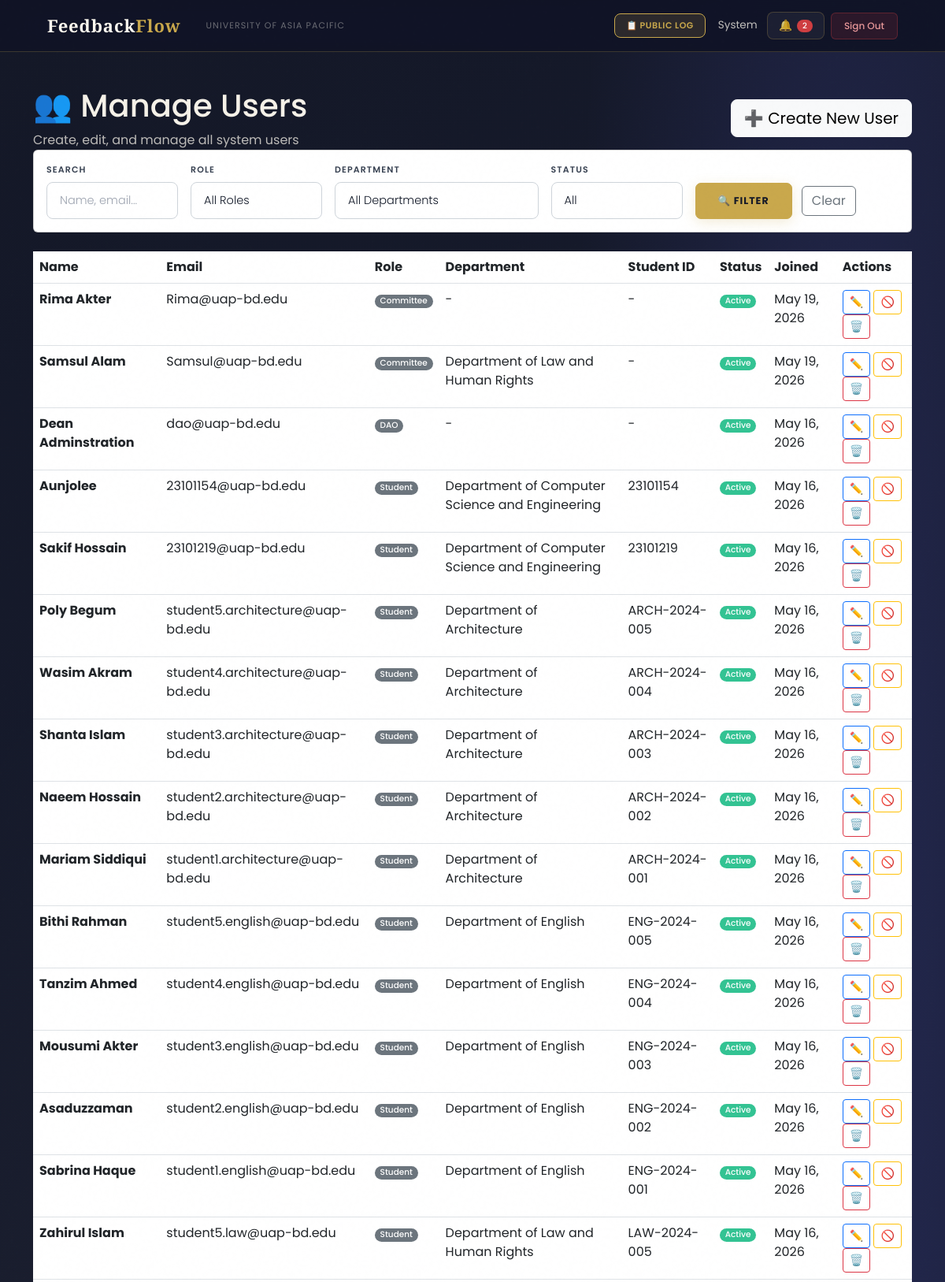
The app's page /dashboard/users/ (signed in, upper part) with its own data.
### users/models.py (models this page shows, shortened)
class User(AbstractBaseUser, PermissionsMixin):
    ROLE_CHOICES = (
        ('Student',   'Student'),
        ('Faculty',   'Faculty'),
        ('HOD',       'Head of Department'),
        ('Staff',     'Staff'),
        ('DAO',       'Dean of Administration Office'),
        ('Admin',     'Administrator'),
        ('Committee', 'Committee Member'),
    )
    DEPARTMENT_CHOICES = (
        ('DBA',          'Department of Business Administration'),
        ('CSE',          'Department of Computer Science and Engineering'),
        ('CE',           'Department of Civil Engineering'),
        ('EEE',          'Department of Electrical and Electronic Engineering'),
        ('Pharmacy',     'Department of Pharmacy'),
        ('Law',          'Department of Law and Human Rights'),
        ('English',      'Department of English'),
        ('Architecture', 'Department of Architecture'),
    )
    COMMITTEE_TYPE_CHOICES = (
        ('Harassment Committee', 'Harassment Committee'),
        ('Proctorial Committee', 'Proctorial Committee'),
    )
    email          = models.EmailField(unique=True, max_length=255)
    full_name      = models.CharField(max_length=150)
    role           = models.CharField(max_length=20, choices=ROLE_CHOICES)
    department     = models.CharField(max_length=100, choices=DEPARTMENT_CHOICES, null=True, blank=True)
    student_id     = models.CharField(max_length=50, unique=True, null=True, blank=True)
    committee_type = models.CharField(max_length=50, choices=COMMITTEE_TYPE_CHOICES, null=True, blank=True)
    is_active      = models.BooleanField(default=True)
    is_staff       = models.BooleanField(default=False)
    created_at     = models.DateTimeField(auto_now_add=True)
    updated_at     = models.DateTimeField(auto_now=True)
    USERNAME_FIELD  = 'email'
    REQUIRED_FIELDS = ['full_name']
    objects = UserManager()
    class Meta:
        verbose_name        = 'User'
        verbose_name_plural = 'Users'
        ordering            = ['-created_at']
    def get_short_name(self):
        return self.full_name.split()[0] if self.full_name else self.email

### users/views.py (the view)
# urls.py: path('dashboard/users/',                              views.admin_user_list,         name='admin_user_list'),
@login_required
def admin_user_list(request):
    if request.user.role != 'Admin':
        return redirect('login')
    users         = User.objects.all().order_by('-created_at')
    search        = request.GET.get('q', '')
    role_filter   = request.GET.get('role', '')
    dept_filter   = request.GET.get('department', '')
    status_filter = request.GET.get('status', '')
    if search:
        users = users.filter(full_name__icontains=search) | users.filter(email__icontains=search)
    if role_filter:
        users = users.filter(role=role_filter)
    if dept_filter:
        users = users.filter(department=dept_filter)
    if status_filter == 'active':
        users = users.filter(is_active=True)
    elif status_filter == 'inactive':
        users = users.filter(is_active=False)
    context = {
        'users':              users,
        'search_query':       search,
        'role_filter':        role_filter,
        'dept_filter':        dept_filter,
        'status_filter':      status_filter,
        'roles':              User.ROLE_CHOICES,
        'departments':        User.DEPARTMENT_CHOICES,
        'role_choices':       User.ROLE_CHOICES,
        'department_choices': User.DEPARTMENT_CHOICES,
    }
    return render(request, 'users/admin_user_list.html', context)

### users/context_processors.py (called while the page is built)
def notifications_count(request):
    if request.user.is_authenticated:
        from users.models import Notification, Announcement
        count = Notification.objects.filter(
            recipient=request.user,
            is_read=False
        ).count()
        active_announcements = []
        for ann in Announcement.objects.filter(is_active=True).order_by('-created_at')[:10]:
            if ann.is_visible_to(request.user):
                active_announcements.append(ann)
            if len(active_announcements) >= 3:
                break
        return {
            'unread_notifications_count': count,
            'active_announcements': active_announcements,
        }
    return {'unread_notifications_count': 0, 'active_announcements': []}

### users/templates/users/admin_user_list.html (shortened to what this page needs)
{% extends 'users/dashboard_base.html' %}
{% block content %}
<div class="container mt-4">
    <div class="dashboard-header">
        <div class="row align-items-center">
            <div class="col-md-8">
                <h1>👥 Manage Users</h1>
                <p class="mb-0 opacity-75">Create, edit, and manage all system users</p>
            </div>
            <div class="col-md-4 text-end">
                <a href="{% url 'admin_user_create' %}" class="btn btn-light btn-lg">
                    ➕ Create New User
                </a>
            </div>
        </div>
    </div>
    <div class="card info-card mb-4">
        <div class="card-body">
            <form method="get" class="row g-3 align-items-end">
                <div class="col-md-2">
                    <label class="form-label fw-semibold">Search</label>
                    <input type="text" name="q" class="form-control" placeholder="Name, email..." value="{{ search_query }}">
                </div>
                <div class="col-md-2">
                    <label class="form-label fw-semibold">Role</label>
                    <select name="role" class="form-select">
                        <option value="">All Roles</option>
                    </select>
                </div>
                <div class="col-md-3">
                    <label class="form-label fw-semibold">Department</label>
                    <select name="department" class="form-select">
                        <option value="">All Departments</option>
                    </select>
                </div>
                <div class="col-md-2">
                    <label class="form-label fw-semibold">Status</label>
                    <select name="status" class="form-select">
                        <option value="">All</option>
                    </select>
                </div>
                <div class="col-md-3">
                    <button type="submit" class="btn btn-primary me-2">🔍 Filter</button>
                    <a href="{% url 'admin_user_list' %}" class="btn btn-outline-secondary">Clear</a>
                </div>
            </form>
        </div>
    </div>
    <div class="modern-table">
        <table class="table table-hover mb-0">
            <thead>
            <tr>
                <th>Name</th>
                <th>Email</th>
                <th>Role</th>
                <th>Department</th>
                <th>Student ID</th>
                <th>Status</th>
                <th>Joined</th>
                <th>Actions</th>
            </tr>
            </thead>
            <tbody>
            {% for u in users %}
            <tr>
                <td><strong>{{ u.full_name }}</strong></td>
                <td>{{ u.email }}</td>
                <td><span class="badge bg-secondary">{{ u.role }}</span></td>
                <td>{{ u.get_department_display|default:"-" }}</td>
                <td>{{ u.student_id|default:"-" }}</td>
                <td>
                    {% if u.is_active %}
                    <span class="badge bg-success">Active</span>
                    {% else %}
                    <span class="badge bg-danger">Inactive</span>
                    {% endif %}
                </td>
                <td>{{ u.created_at|date:"M d, Y" }}</td>
                <td>
                    <a href="{% url 'admin_user_edit' u.id %}" class="btn btn-sm btn-outline-primary" title="Edit">✏️</a>
                    <a href="{% url 'admin_user_toggle_active' u.id %}" class="btn btn-sm btn-outline-warning" title="Toggle Active">
                        {% if u.is_active %}🚫{% else %}✅{% endif %}
                    </a>
                    <a href="{% url 'admin_user_delete' u.id %}" class="btn btn-sm btn-outline-danger" title="Delete">🗑️</a>
                </td>
            </tr>
            {% empty %}
            <tr>
                <td colspan="8" class="text-center text-muted py-4">No users found matching your filters.</td>
            </tr>
            {% endfor %}
            </tbody>
        </table>
    </div>
</div>
{% endblock %}

### users/templates/users/base.html (shortened to what this page needs)
<!DOCTYPE html>
<html lang="en">
<head>
    <link href="https://cdn.jsdelivr.net/npm/bootstrap@5.3.0/dist/css/bootstrap.min.css" rel="stylesheet">
</head>
<body>
    <nav class="navbar navbar-expand-lg">
        <div class="container-fluid d-flex align-items-center gap-3">
            <a class="navbar-brand" href="/">Feedback<em>Flow</em></a>
            <span class="navbar-text d-none d-md-inline">University of Asia Pacific</span>
            {% if user.is_authenticated %}
            <div class="ms-auto d-flex align-items-center gap-2">
                <a href="{% url 'public_log' %}" class="btn-bell"
                    style="font-size:11px; font-weight:600; text-transform:uppercase; letter-spacing:0.05em; background:rgba(201,168,76,.15); color:var(--gold) !important; border-color:var(--gold) !important;">
                    📋 Public Log
                </a>
                <span class="nav-user-info d-none d-md-inline ms-2">{{ user.get_short_name }}</span>
                <a href="{% url 'notifications' %}" class="btn-bell ms-1">
                    🔔
                    {% if unread_notifications_count > 0 %}
                    <span class="badge bg-danger" style="font-size:10px;padding:3px 7px;">{{ unread_notifications_count }}</span>
                    {% endif %}
                </a>
                <a href="{% url 'logout' %}" class="btn-logout">Sign Out</a>
            </div>
            {% endif %}
        </div>
    </nav>
    <main>
        {% block content %}{% endblock %}
    </main>
</body>
</html>

### records on screen
User: get_short_name "System"
User: full_name "Rima Akter", email "Rima@uap-bd.edu", role "Committee", department "-", student_id "-", is_active "Active", created_at "May 19, 2026"
User: full_name "Samsul Alam", email "Samsul@uap-bd.edu", role "Committee", department "Department of Law and Human Rights", student_id "-", is_active "Active", created_at "May 19, 2026"
User: full_name "Dean Adminstration", email "dao@uap-bd.edu", role "DAO", department "-", student_id "-", is_active "Active", created_at "May 16, 2026"
User: full_name "Aunjolee", email "23101154@uap-bd.edu", role "Student", department "Department of Computer Science and Engineering", student_id "23101154", is_active "Active", created_at "May 16, 2026"
User: full_name "Sakif Hossain", email "23101219@uap-bd.edu", role "Student", department "Department of Computer Science and Engineering", student_id "23101219", is_active "Active", created_at "May 16, 2026"
User: full_name "Poly Begum", email "student5.architecture@uap-bd.edu", role "Student", department "Department of Architecture", student_id "ARCH-2024-005", is_active "Active", created_at "May 16, 2026"
User: full_name "Wasim Akram", email "student4.architecture@uap-bd.edu", role "Student", department "Department of Architecture", student_id "ARCH-2024-004", is_active "Active", created_at "May 16, 2026"
User: full_name "Shanta Islam", email "student3.architecture@uap-bd.edu", role "Student", department "Department of Architecture", student_id "ARCH-2024-003", is_active "Active", created_at "May 16, 2026"
User: full_name "Naeem Hossain", email "student2.architecture@uap-bd.edu", role "Student", department "Department of Architecture", student_id "ARCH-2024-002", is_active "Active", created_at "May 16, 2026"
User: full_name "Mariam Siddiqui", email "student1.architecture@uap-bd.edu", role "Student", department "Department of Architecture", student_id "ARCH-2024-001", is_active "Active", created_at "May 16, 2026"
User: full_name "Bithi Rahman", email "student5.english@uap-bd.edu", role "Student", department "Department of English", student_id "ENG-2024-005", is_active "Active", created_at "May 16, 2026"
User: full_name "Tanzim Ahmed", email "student4.english@uap-bd.edu", role "Student", department "Department of English", student_id "ENG-2024-004", is_active "Active", created_at "May 16, 2026"
User: full_name "Mousumi Akter", email "student3.english@uap-bd.edu", role "Student", department "Department of English", student_id "ENG-2024-003", is_active "Active", created_at "May 16, 2026"
User: full_name "Asaduzzaman", email "student2.english@uap-bd.edu", role "Student", department "Department of English", student_id "ENG-2024-002", is_active "Active", created_at "May 16, 2026"
User: full_name "Sabrina Haque", email "student1.english@uap-bd.edu", role "Student", department "Department of English", student_id "ENG-2024-001", is_active "Active", created_at "May 16, 2026"
User: full_name "Zahirul Islam", email "student5.law@uap-bd.edu", role "Student", department "Department of Law and Human Rights", student_id "LAW-2024-005", is_active "Active", created_at "May 16, 2026"

### other values on screen
{{ unread_notifications_count }} "2"
